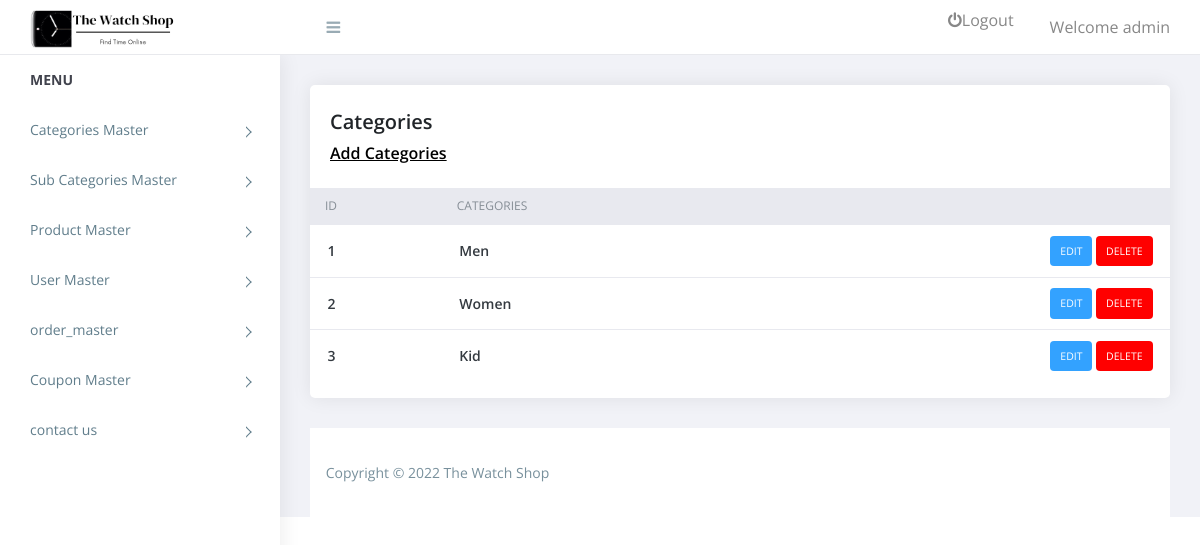
Screenshot of /admin/categories.php (signed in) with the database file from the repository.
### tables this page shows
CREATE TABLE `categories` (
  `id` int(11) NOT NULL,
  `categories` varchar(255) NOT NULL,
  `status` tinyint(4) NOT NULL
);

### admin/categories.php (the view, shortened to what this page needs)
<?php
require('top.inc.php');
$sql="select * from categories order by id asc";
$res=mysqli_query($con,$sql);
?>
<div class="content pb-0">
	<div class="orders">
	   <div class="row">
		  <div class="col-xl-12">
			 <div class="card">
				<div class="card-body">
				   <h4 class="box-title">Categories </h4>
				   <h4 class="box-link"><a href="manage_categories.php">Add Categories</a> </h4>
				</div>
				<div class="card-body--">
				   <div class="table-stats order-table ov-h">
					  <table class="table ">
						 <thead>
							<tr>
							   <th>ID</th>
							   <th>Categories</th>
							   <th></th>
							</tr>
						 </thead>
						 <tbody>
							<?php
							while($row=mysqli_fetch_assoc($res)){?>
							<tr>
							   <td><?php echo $row['id']?></td>
							   <td><?php echo $row['categories']?></td>
							   <td>
								<?php
								echo "<span class='badge badge-edit'><a href='manage_categories.php?id=".$row['id']."'>Edit</a></span>&nbsp;";
								echo "<span class='badge badge-delete'><a href='?type=delete&id=".$row['id']."'>Delete</a></span>";
								?>
							   </td>
							</tr>
							<?php } ?>
						 </tbody>
					  </table>
				   </div>
				</div>
			 </div>
		  </div>
	   </div>
	</div>
</div>
<?php
require('footer.inc.php');
?>

### admin/assets/css/style.css (style rules this page uses)
body { display: table; font-family: open sans, sans-serif; font-size: 16px; width: 100% }
a, button { text-decoration: none; outline: none!important; color: #878787; -webkit-transition: all .25s ease; transition: all .25s ease }
h1, h2, h3, h4, h5, h6 { margin: 0 }
.pb-0 { padding-bottom: 0 }
.ov-h { overflow: hidden }
.order-table { position: relative }
.order-table:after, .order-table:before { content: ""; position: absolute; top: 0; height: 37px; width: 10px; background: #e8e9ef }
.order-table:after { right: -1px }
.order-table:before { left: -1px }
.order-table tr th { background: #e8e9ef }
.order-table tr td:last-child, .order-table tr th:last-child { text-align: right }
.order-table tr:last-child td { border: none }
.order-table .badge { color: #fff; padding: 10px; text-transform: uppercase; font-weight: 400 }
.order-table .badge-delete { background: #FF0000 }
.order-table .badge-edit { background: #33A2FF }
.content { float: left; padding: 1.875em; width: 100% }
.card { margin-bottom: 1.875em; border-radius: 5px; padding: 0; border: 0 solid transparent; -webkit-box-shadow: 0 0 20px rgba(0, 0, 0, .08); box-shadow: 0 0 20px rgba(0, 0, 0, .08) }
.card .box-title { font-weight: 600; font-size: 20px; padding: 5px 0 }
.card .card-body { float: left; padding: 1.25em; position: relative; width: 100% }
.card h4 { font-size: 1.1rem }
.table-stats table { font-family: open sans }
.table-stats table th, .table-stats table td { border: none; border-bottom: 1px solid #e8e9ef; color: #868e96; font-size: 12px; font-weight: 400; padding: .75em 1.25em; text-transform: uppercase }
.table-stats table td { color: #343a40; font-size: 14px; font-weight: 600; text-transform: capitalize; vertical-align: middle }
@media (max-width:1368px) { .card-body { padding: 15px } }
.card .box-link { font-weight: 600; font-size: 16px; padding: 5px 0 }
.card .box-link a { color:#000; text-decoration:underline; }
.badge a { color:#fff; }

### rows the page displays
categories: id "1", categories "Men"
categories: id "2", categories "Women"
categories: id "3", categories "Kid"

### other values shown
$_SESSION['ADMIN_USERNAME'] "admin"
